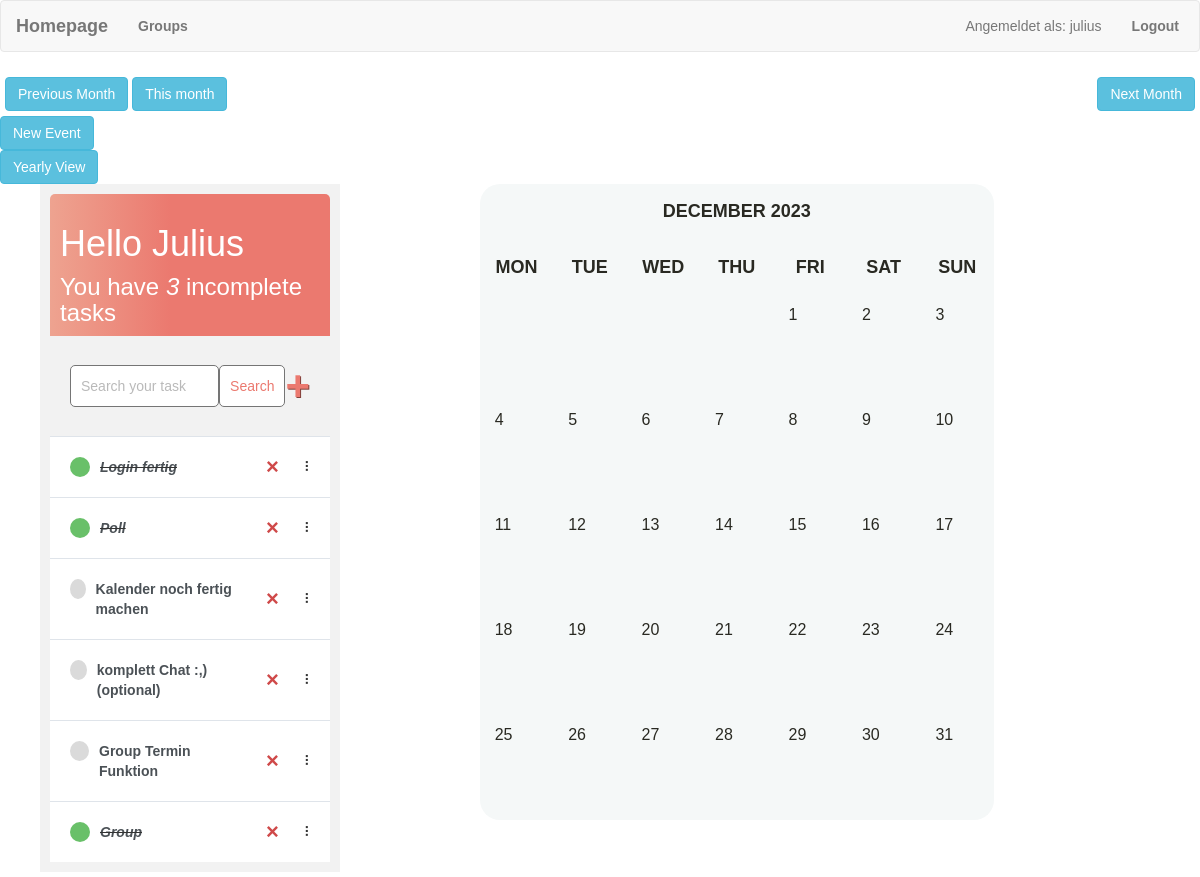
/?month=2023-12 (signed in), run on the app's committed database.
### todolist/models.py (models this page shows)
class Task(models.Model):
    user = models.ForeignKey(
        User, on_delete=models.CASCADE, null=True, blank=True)
    title = models.CharField(max_length=200)
    description = models.TextField(null=True, blank=True)
    complete = models.BooleanField(default=False)
    created = models.DateTimeField(auto_now_add=True)
    def __str__(self):
        return self.title
    class Meta:
        order_with_respect_to = 'user'

### todolist/views.py (the view)
# urls.py: path('', todolist_views.CombinedView.as_view(), name='calendar'),
class CombinedView(LoginRequiredMixin, ListView, View):
    model_task = Task
    model_event = Event
    context_object_name_task = 'tasks'
    context_object_name_event = 'events'
    template_name = 'cal/calendar.html'
    def get_date(self, month):
        today = datetime.today()
        if month:
            year, month = map(int, month.split('-'))
            if 1 <= month <= 12:
                return datetime(year, month, 1)
        return datetime(today.year, today.month, 1)
    def prev_month(self, d):
        first = d.replace(day=1)
        prev_month = first - timedelta(days=1)
        month = 'month=' + str(prev_month.year) + '-' + str(prev_month.month)
        return month
    def next_month(self, d):
        days_in_month = calendar.monthrange(d.year, d.month)[1]
        last = d.replace(day=days_in_month)
        next_month = last + timedelta(days=1)
        month = 'month=' + str(next_month.year) + '-' + str(next_month.month)
        return month
    def get(self, request, *args, **kwargs):
        tasks = self.model_task.objects.filter(user=request.user)
        count = tasks.filter(complete=False).count()
        search_input = request.GET.get('search-area') or ''
        if search_input:
            tasks = tasks.filter(title__contains=search_input)
        d = self.get_date(request.GET.get('month', None))
        cal = Calendar(d.year, d.month, user=request.user)
        events = Event.objects.filter(users=request.user)
        html_cal = cal.formatmonth(withyear=True)
        context = {
            'tasks': tasks,
            'count': count,
            'search_input': search_input,
            'calendar': mark_safe(html_cal),
            'prev_month': self.prev_month(d),
            'next_month': self.next_month(d),
            'events': events,
        }
        return render(request, self.template_name, context)

### todolist/utils.py (called while the page is built)
    def formatday(self, day, events):
        events_per_day = events.filter(start_time__day=day)
        d = ''
        for event in events_per_day:
            d += f'<li style="background-color:{event.bg_color};"> {event.get_html_url} </li>'
        if day != 0:
            return f"<td><span class='date'>{day}</span><ul> {d} </ul></td>"
        return '<td></td>'

    def formatweek(self, theweek, events):
        week = ''
        for d, weekday in theweek:
            week += self.formatday(d, events)
        return f'<tr> {week} </tr>'

    def formatmonth(self, withyear=True):
        events = Event.objects.filter(start_time__year=self.year, start_time__month=self.month, users=self.user)
        cal = f'<table border="0" cellpadding="0" cellspacing="0" class="calendar">\n'
        cal += f'{self.formatmonthname(self.year, self.month, withyear=withyear)}\n'
        cal += f'{self.formatweekheader()}\n'
        for week in self.monthdays2calendar(self.year, self.month):
            cal += f'{self.formatweek(week, events)}\n'
        return cal

### templates/cal/calendar.html (shortened to what this page needs)
{% extends 'cal/base.html' %}
{% block content %}
<div class="clearfix">
    <a class="btn btn-info" id="left" href="{% url 'calendar' %}?{{ prev_month }}"> Previous Month </a>
    <form action="{% url 'calendar' %}" method="GET" id="calendar-form">
        <button type="submit" class="btn btn-info">This month</button>
    </form>
    <a class="btn btn-info right" href="{% url 'calendar' %}?{{ next_month }}"> Next Month </a>
</div>
<div class="theme-switch-wrapper">
    <a class="btn btn-info" href="{% url 'event_new' %}"> New Event </a>
    <form action="{% url 'yearly_view' %}" method="GET">
        <button type="submit" class="btn btn-info">Yearly View</button>
    </form>
</div>
<div class="wrapper">
    <div class="left-col">
        {% include 'tasklistfunction.html' %}
    </div>
    <div class="right-col">
        {{ calendar }}
    </div>
</div>
{% endblock %}

### templates/base.html (shortened to what this page needs)
<!DOCTYPE html>
<html lang="en">
    <head>
        <link rel="stylesheet" href="https://maxcdn.bootstrapcdn.com/bootstrap/3.3.7/css/bootstrap.min.css">
    </head>
    <body>
        <nav class="navbar navbar-default" role="navigation">
            <div class="navbar-header">
                <a class="navbar-brand" href="{% url 'calendar' %}">Homepage</a>
            </div>
                <div class="collapse navbar-collapse navbar-ex1-collapse">
                    <ul class="nav navbar-nav">
                        <li><a href="{% url 'group' %}">Groups</a></li>
                    </ul>
                    <ul class="nav navbar-nav navbar-right">
                        {% if request.user.is_authenticated %}
                        <li><p class="navbar-text">Angemeldet als: {{ request.user.username }}</p></li>
                        <li><a href="{% url 'logout' %}">Logout</a></li>
                        {% else %}
                        <li><a href="{% url 'login' %}">Login</a></li>
                        {% endif %}
                    </ul>
                </div>
        </nav>
    </body>
</html>

### templates/tasklistfunction.html (shortened to what this page needs)
{% extends 'main.html' %}
{% block content %}
<div class="container">
    <div class="sidebar">
        <div class="header-bar">
            <div>
                <h1>Hello {{request.user|title}}</h1>
                <h3 style="margin:0">You have <i>{{count}}</i> incomplete task{{ count|pluralize:"s" }}</h3>
            </div>
        </div>
        <div id="search-add-wrapper">
            <form method="GET" style="display: flex;">
                <input type='text' name='search-area' placeholder="Search your task" value="{{search_input}}">
                <input class="button" type="submit" value='Search'>
            </form>
            {% if tasks|length > 0 %}
            <a id="add-link" href="{% url 'task-create' %}">&#x2b;</a>
            {% endif %}
        </div>
        <div id="tasklist" class="task-items-wrapper">
            {% for task in tasks %}
            <div class="task-wrapper" data-position="{{task.pk}}">
                <div class="task-title">
                    {% if task.complete %}
                    <div class="task-complete-icon"></div>
                    <i><s><a href="{% url 'task-update' task.id %}">{{task}}</a></s></i> {% else %}
                    <div class="task-incomplete-icon"></div>
                    <a href="{% url 'task-update' task.id %}">{{task}}</a> {% endif %}
                </div>
                <div class="task-controls">
                    <a class="delete-link" href="{% url 'task-delete' task.id %}">&#215;</a>
                    <span class="handle">&nbsp;&#10247;</span>
                </div>
            </div>
            {% empty %}
            <div style="text-align: center; padding-bottom: 10px; line-height: 1em;">
                <h3>No new tasks are created.</h3>
                <h3>Create a <a style="text-decoration: none; color: #e53935;" href="{% url 'task-create' %}">New task</a> ! </h3>
            </div>
            {% endfor %}
        </div>
    </div>
</div>
{% endblock %}

### todolist/static/css/styles.css (style rules this page uses)
* { font-family: "Raleway", sans-serif; }
:root { --primary-color: rgb(245, 248, 248); --secondary-color: #ebecec; --font-color: #424242; --link-color: #f5f0f0; --bg-color: rgba(255, 255, 255, 0.972); --heading-color: #292922; }
body { color: var(--font-color); }
.calendar { margin: auto; font-size: 12px; background-color: var(--primary-color); color: white; border-radius: 20px; }
.calendar th { text-transform: uppercase; color: var(--heading-color); }
.calendar td { border-radius: 20px; text-overflow: ellipsis; overflow: hidden; cursor: pointer; color: var(--heading-color); }
.calendar th { padding: 15px; text-align: center; font-size: 18px; }
.calendar td { width: 14%; height: 105px; padding: 25px 10px 0px 10px; margin-left: 5px; -webkit-transition: all 0.5s ease-in-out; transition: all 0.5s ease-in-out; }
.month { font-size: 18px; }
.date { font-size: 16px; margin-left: 5px; }
ul { height: 100%; padding: 0px 5px 0px 20px; }
a { color: var(--link-color); }
.right { float: right; }
.clearfix { margin: 5px; }
.wrapper { width: 95%; margin: auto; }
.right-col { position: relative; float: right; width: 76%; }
.left-col { width: 22%; height: 625px; position: relative; display: inline-block; }
#calendar-form { display: inline-block; }

### templates/base.html (style rules this page uses)
h1, h2, h3, h4, h5, h6, button { font-family: 'Raleway', sans-serif; }
a, p { color: #4b5156 }
a { font-weight: 600; }
.navbar-nav.navbar-right { margin-left: auto; }

### templates/main.html (style rules this page uses)
.task-controls { display: flex; align-items: center; }
.task-controls a.delete-link { margin-right: 5px; }
h1, h2, h3, h4, h5, h6 { font-family: 'Raleway', sans-serif; }
a, p { color: #4b5156 }
a { font-weight: 600; }
.container { max-width: 550px; margin:auto; }
input { outline: none; border: none; }
.header-bar { display: flex; justify-content: space-between; color: #fff; padding: 10px; border-radius: 5px 5px 0 0; background: linear-gradient(90deg, #EEA390 0%, #EB796F 43%, #EB796F 100%); }
.task-wrapper { display: flex; align-items: center; justify-content: space-between; background-color: #fff; border-top: 1px solid #dfe4ea; overflow: hidden; }
.task-title { display: flex; padding: 20px; }
.task-title a { text-decoration: none; color: #4b5156; margin-left: 10px; }
.task-complete-icon { height: 20px; width: 20px; background-color: rgb(105, 192, 105); border-radius: 50%; }
.task-incomplete-icon { height: 20px; width: 20px; background-color: rgb(218, 218, 218); border-radius: 50%; }
.delete-link { text-decoration: none; font-weight: 900; color: #cf4949; font-size: 22px; line-height: 0; padding: 20px 0px; }
.handle { display: inline-block; padding: 20px 16px; cursor: grab; user-select: none; }
.handle:after, .handle:before { display: block; content: ""; }
#add-link { color: #EB796F; text-decoration: none; font-size: 42px; text-shadow: 1px 1px #81413b; }
#search-add-wrapper { display: flex; justify-content: space-between; align-items: center; padding: 20px; }
input[type=email], input[type=text], input[type=password], textarea { border: 1px solid #757575; border-radius: 5px; padding: 10px; width: 90%; }
::placeholder { font-weight: 300; opacity: 0.5; }
.button { border: 1px solid #757575; background-color: #FFF; color: #EB796F; padding: 10px; font-size: 14px; border-radius: 5px; cursor: pointer; text-decoration: none; }

### templates/tasklistfunction.html (style rules this page uses)
.container { display:flex; margin-left: -10px; }
.sidebar { width: 300px; background-color: #f2f2f2; padding: 10px; }

### data on the page
Task: title "Login fertig"
Task: title "Poll"
Task: title "Kalender noch fertig machen"
Task: title "komplett Chat :,) (optional)"
Task: title "Group Termin Funktion"
Task: title "Group"

### other printed values
{{ request.user.username }} "julius"
{{ request.user|title }} "Julius"
{{ count }} "3"
{{ calendar }} "DECEMBER 2023 MON TUE WED THU FRI SAT SUN 1 2 3 4 5 6 7 8 9 10 11 12 13 14 15 16 17 18 19 20 21 22 23 24 25 26 27 28 29 30 31"
